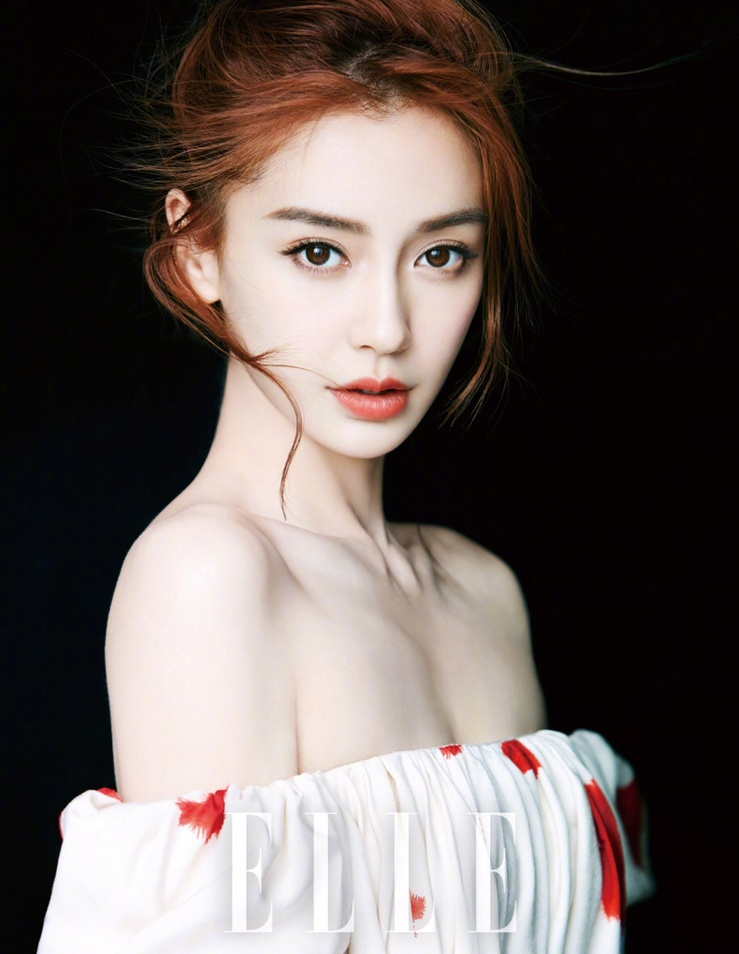
#> input picture Face-landmark/MTCNN/1.jpeg, 739 x 954 px, shrunk from 1600 x 2065 before the run, given in place of 1.jpg, which was not available
$ python mosaic_blur_face.py
#> lines starting #> are read from the running program, lines starting #| are printed output that depends on the picture; pictures that were not available may be replaced by others from this repository, and a replacement may not be noted
import cv2
import os

pwd = os.path.dirname(os.path.abspath(__file__))
print (pwd)

def mosaic_blur(image, block_size):
    # Kích thước ảnh
    height, width, _ = image.shape

    # Chia nhỏ ảnh thành các khối
    for y in range(0, height, block_size):
        for x in range(0, width, block_size):
            # Lấy giá trị màu trung bình của khối
            block = image[y:y+block_size, x:x+block_size]
            avg_color = cv2.mean(block)[:3]

            # Đặt giá trị màu trung bình cho toàn bộ khối
            image[y:y+block_size, x:x+block_size] = avg_color

    return image

# Đường dẫn đến ảnh
image_path = "/home/maicg/Desktop/test.mai.nguyen.augu/test.mai.nguyen/1.jpg"

# Đọc ảnh gốc
image = cv2.imread(image_path)
#> image is the input picture: shape (954, 739, 3); mean B, G, R 90.1, 93.6, 103.4

# Thiết lập kích thước khối mosaic
for i in range(10,21,2):
    image_blur = image.copy()
    block_size = i

    # Áp dụng hiệu ứng mosaic blur
    result = mosaic_blur(image_blur, block_size)
    path_save = "/home/maicg/Desktop/test.mai.nguyen.augu/test.mai.nguyen/1" + "_blur_mosaic_" + str(i) + ".jpg"
    cv2.imwrite(path_save, result)

    # Hiển thị ảnh gốc và kết quả
    cv2.imshow("Original Image", image)
    cv2.imshow("Mosaic Blur", result)
    cv2.waitKey(0)
    cv2.destroyAllWindows()
#> this loop made 6 passes
#> pass 1, `result = mosaic_blur(image_blur, block_size)`:
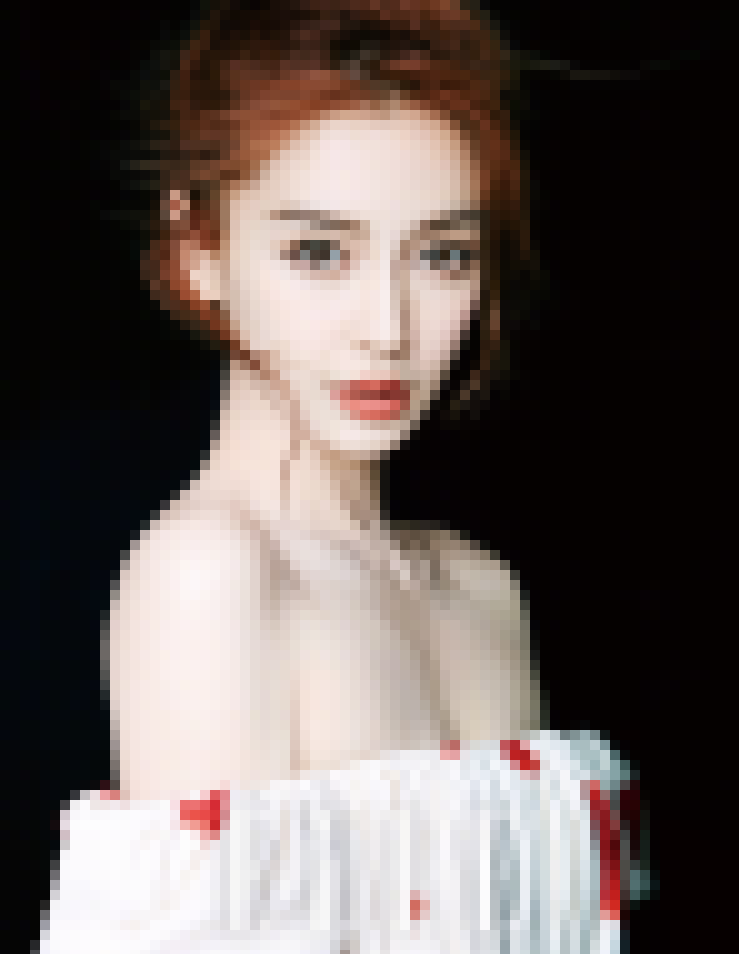
#> result: shape (954, 739, 3); mean B, G, R 89.7, 93.2, 102.9
#> pass 2, `result = mosaic_blur(image_blur, block_size)`:
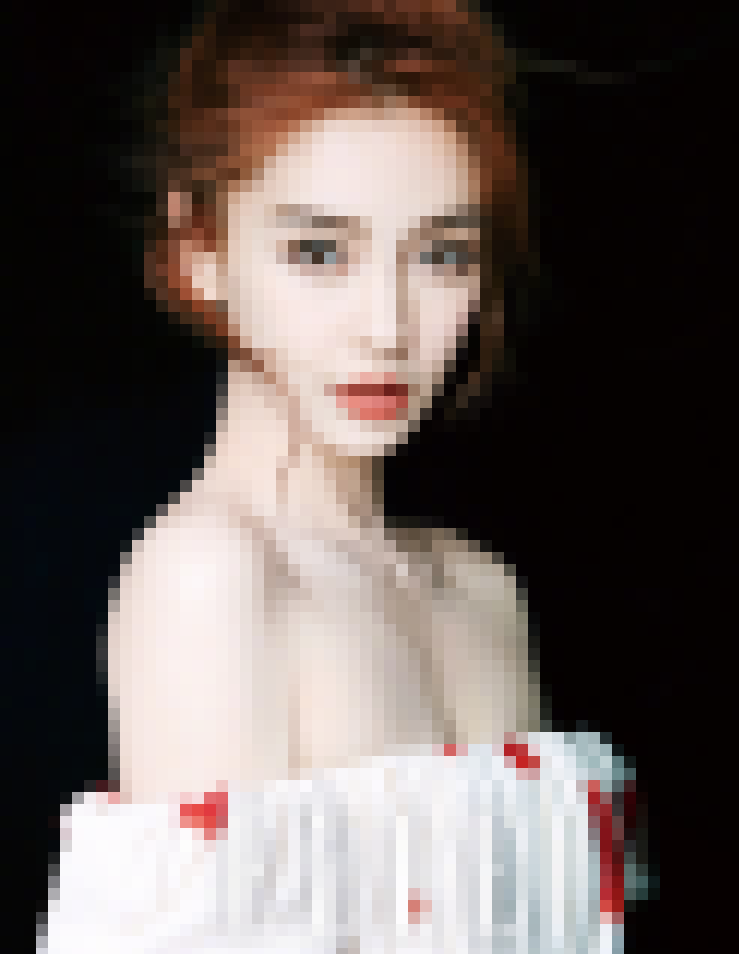
#> result: shape (954, 739, 3); mean B, G, R 89.7, 93.2, 102.9
#> pass 3, `result = mosaic_blur(image_blur, block_size)`:
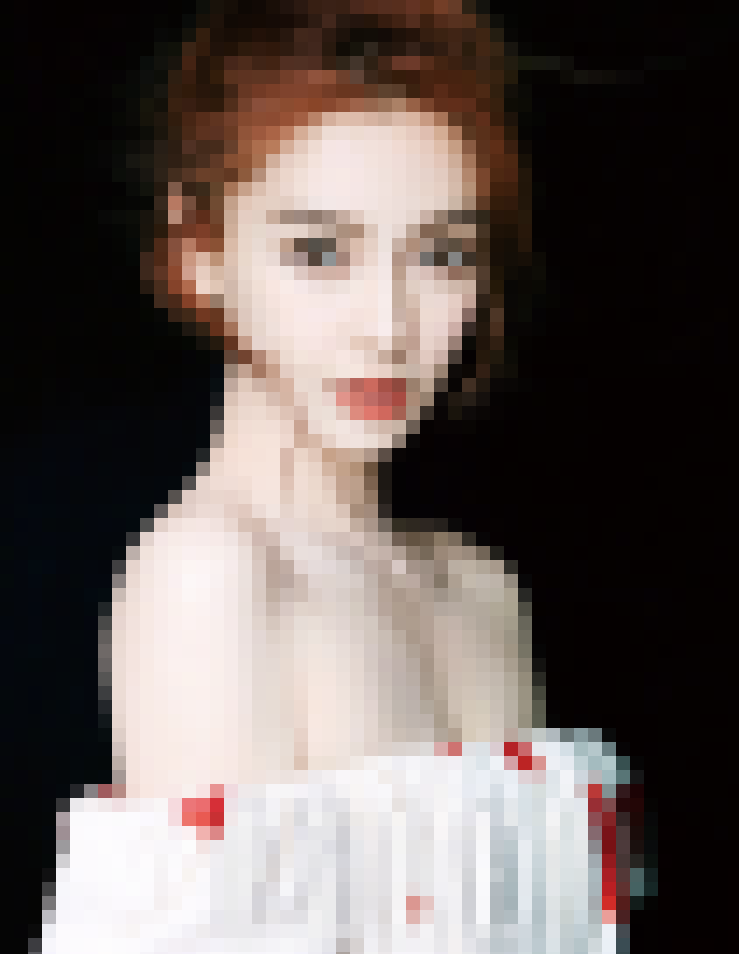
#> result: shape (954, 739, 3); mean B, G, R 89.7, 93.1, 102.9
#> after the loop:
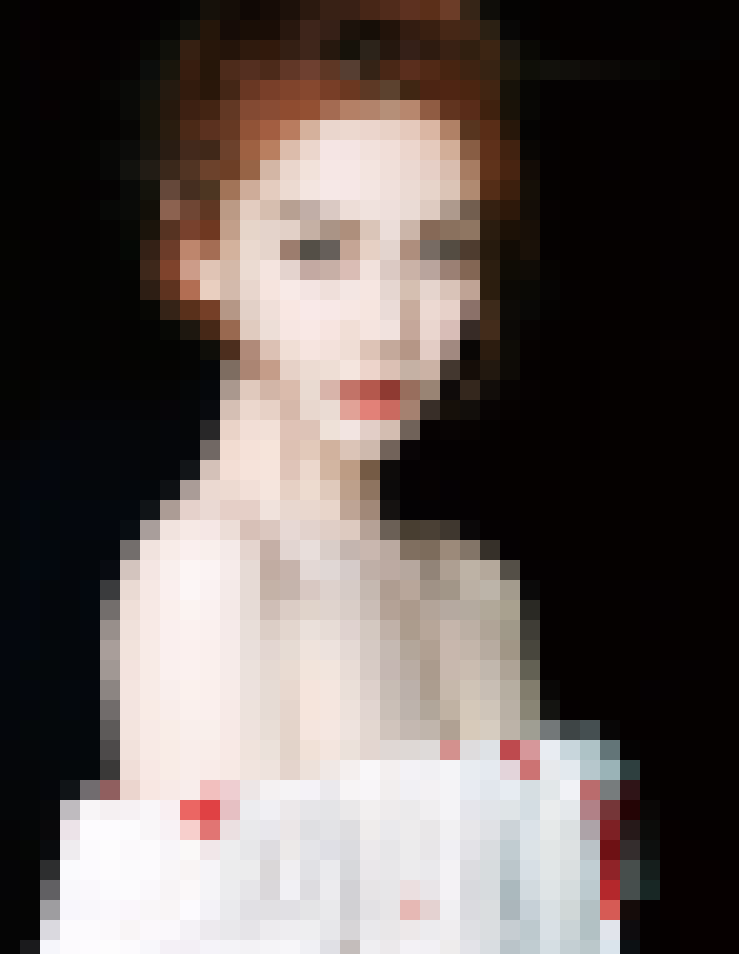
#> image_blur: shape (954, 739, 3); mean B, G, R 89.7, 93.2, 102.9
